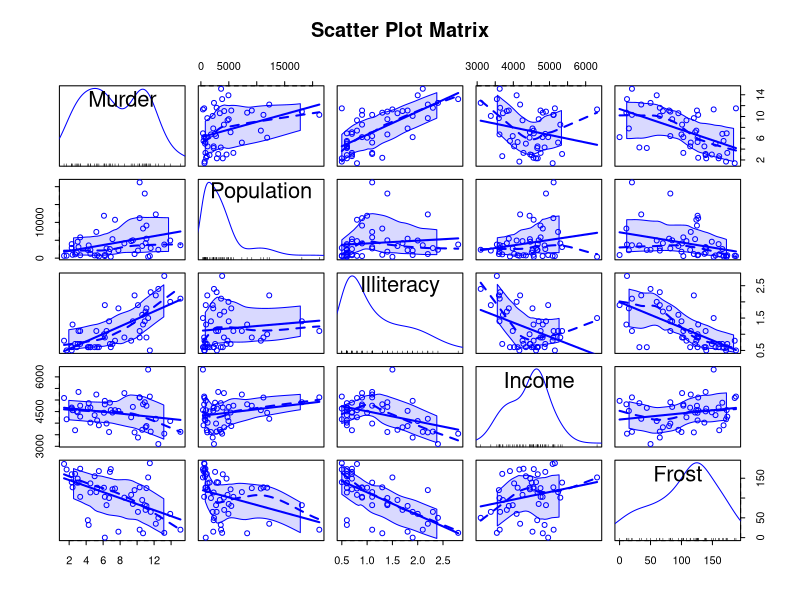
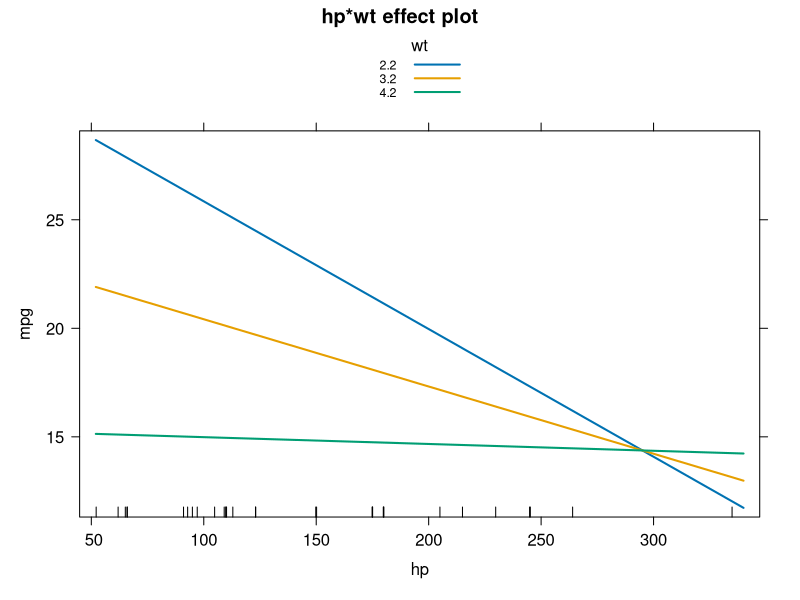

Recreate these plots in R, in order.
states <- as.data.frame(state.x77[, c("Murder", "Population","Illiteracy","Income","Frost")])
states
#step1. jiancha bianliangjian d xiangguanxing
cor(states)
library(car)
scatterplotMatrix(states, spread = FALSE, lty = 2,main = "Scatter Plot Matrix")
# yixia yong lm() hanshu nihe
fit <- lm(Murder ~ Population + Illiteracy + Income + Frost, data = states)
summary(fit)

# you jiaohuxiang d duoyuan xianxing huigui
fit <- lm(mpg ~ hp + wt + hp:wt, data = mtcars)
summary(fit)

#yong effect() hanshu yong tuxing zhanshi jiaohuxiang d jieguo
library(effects)
plot(effect("hp:wt", fit, xlevels = list(wt = c(2.2, 3.2, 4.2))),multiline = T)
